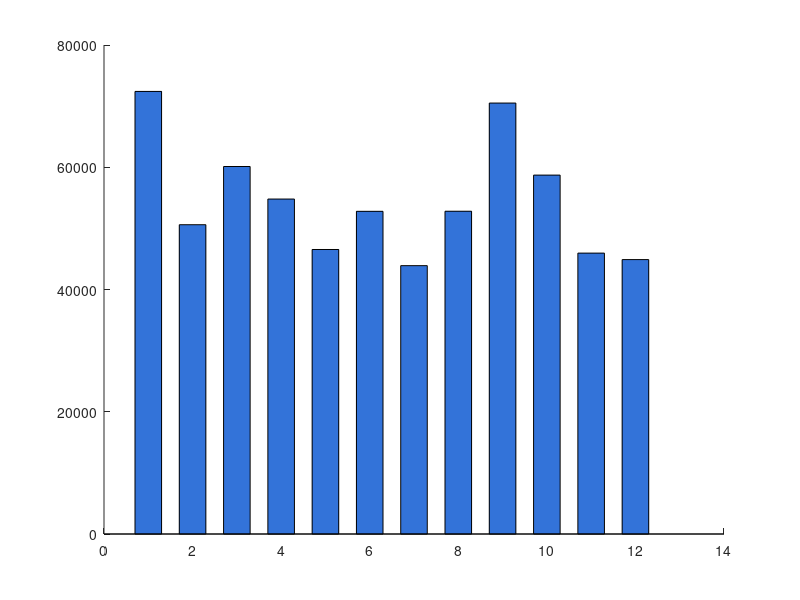

Write the MATLAB code that produced this figure. (Note: this script raises an error after producing the figure.)
%% render_measurements.m
% Generates bar charts for Sensor Block 1 (Averaged) and Sensor Block 2
clear; clc; close all;

%% Data definition
pins = {'A', 'B', 'C', 'D', 'E', 'F', 'G', 'H', 'I', 'J', 'K', 'L'};
x = 1:length(pins);

% --- Block 1 Data (Average of Board 1 & 2) ---
B1_Nom = [72406.07 50600.22 60122.515 54798.035 46545.42999999999 52790.229999999996 43902.47 52804.185 70502.585 58716.04 45953.475 44895.17];
B1_Hys = [53.54000000000087 7.065000000002328 9.630000000001019 11.93999999999869 89.00499999999738 37.625 4.669999999998254 8.11000000000422 15.684999999997672 19.91500000000451 75.19999999999709 5.915000000004511];
B1_Sens = [65.44365641685083 17.863046785958655 65.53990471775147 48.0909847889375 67.88311874605475 12.999775548945905 16.96107626493452 30.323936345156774 81.73764522266666 67.1880053462713 65.1145211692371 6.5889598796388515];
B1_MR = [7.199547294176336 3.4805446611865882 10.342197879110747 9.060506646880174 15.957728764001466 2.2471221470761304 4.372796725649383 6.236001471574307 10.36424771986513 11.854232773337579 15.523822308145181 1.4094987856553503];

% --- Block 2 Data (Board 3) ---
B2_Nom = [69610.8 77140.23 69131.22 67675.02 51807.0 72576.59 63199.48 68933.51 70801.87 66508.31 53014.18 84445.83];
B2_Hys = [26.420000000012806 18.739999999990687 12.0 25.630000000004657 69.9800000000032 16.270000000004075 13.090000000003783 24.44999999999709 29.0 23.04000000000815 152.9300000000003 25.529999999998836];
B2_Sens = [73.57743789180142 50.316769174096926 54.19511506620597 75.34520643297736 85.2731823050187 20.506561165485355 25.14529287861363 37.95945709463887 59.550631194164545 72.57839507479575 95.35641614153549 79.03221943070159];
B2_MR = [11.491719284470578 6.951229527358984 8.412038188958183 12.135217198443083 18.399471195624756 2.956014362029668 4.186436105244475 5.831842842552776 9.04933762185258 11.884692193651414 20.29258127119952 10.117934767832022];

%% Common Styling
color_b1 = [0.20 0.45 0.85]; % Blue for Block 1
color_b2 = [0.90 0.50 0.05]; % Orange for Block 2

%% Plotting Function
function createBarChart(x, data, blockName, paramName, yLabelText, pins, barColor)
    fig = figure('Color', 'w', 'Position', [80 80 1000 600]);
    ax = axes(fig);
    hold(ax, 'on');
    
    % Draw bar chart with translucent faces and 2pt thick edges
    barObj = bar(ax, x, data, 0.6, ...
        'FaceColor', barColor, 'FaceAlpha', 0.65, ...
        'EdgeColor', barColor, 'LineWidth', 2);
    
    hold(ax, 'off');
    
    set(ax, 'XTick', x, 'XTickLabel', pins);
    xlim(ax, [0.4, length(pins) + 0.6]);
    
    xlabel(ax, 'Pins', 'FontSize', 20, 'FontWeight', 'bold');
    ylabel(ax, yLabelText, 'FontSize', 20, 'FontWeight', 'bold');
    title(ax, [blockName ' - ' paramName], 'FontSize', 22, 'FontWeight', 'bold');
    
    % Apply Axes Style (Size 20 bold font, no X grid, Y grid on, 2pt thick box)
    set(ax, 'FontSize', 20, 'FontWeight', 'bold', 'LineWidth', 2, ...
        'Box', 'on', 'TickDir', 'out', 'XGrid', 'off', 'YGrid', 'on');
    ax.GridAlpha = 0.3;
    ax.GridLineWidth = 1;
    ax.YAxis.Exponent = 0;
    ax.XAxis.FontWeight = 'bold';
    ax.YAxis.FontWeight = 'bold';
end

%% Generate Figures
createBarChart(x, B1_Nom, 'Sensor Block 1', 'Nominal Resistance', 'Nominal Resistance (\Omega)', pins, color_b1);
createBarChart(x, B2_Nom, 'Sensor Block 2', 'Nominal Resistance', 'Nominal Resistance (\Omega)', pins, color_b2);

createBarChart(x, B1_Hys, 'Sensor Block 1', 'Max Hysteresis Difference', 'Max Hysteresis (\Omega)', pins, color_b1);
createBarChart(x, B2_Hys, 'Sensor Block 2', 'Max Hysteresis Difference', 'Max Hysteresis (\Omega)', pins, color_b2);

createBarChart(x, B1_Sens, 'Sensor Block 1', 'Sensitivity', 'Sensitivity (\Omega/G)', pins, color_b1);
createBarChart(x, B2_Sens, 'Sensor Block 2', 'Sensitivity', 'Sensitivity (\Omega/G)', pins, color_b2);

createBarChart(x, B1_MR, 'Sensor Block 1', 'MR Ratio', 'MR Ratio (%)', pins, color_b1);
createBarChart(x, B2_MR, 'Sensor Block 2', 'MR Ratio', 'MR Ratio (%)', pins, color_b2);
